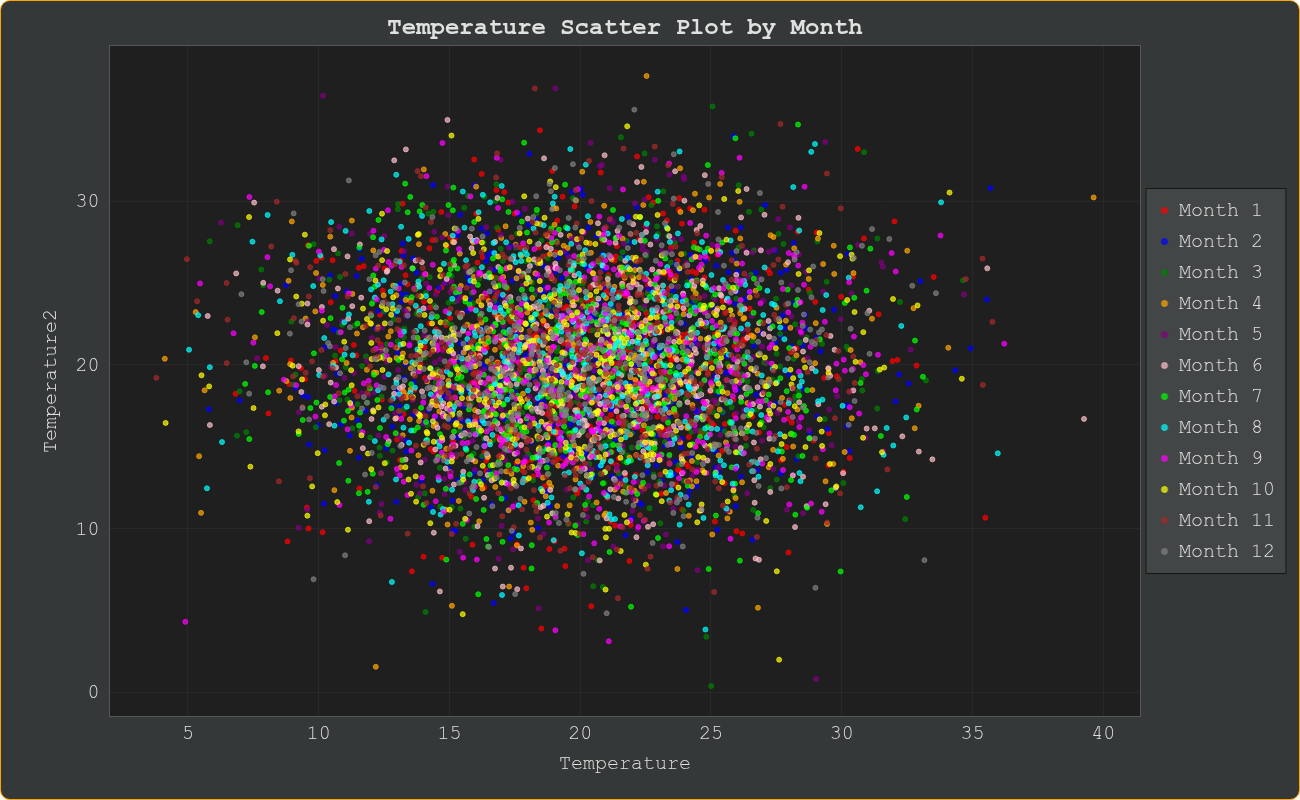

Python code for this plot:
from butils import *

import pandas as pd
import numpy as np
from bokeh.plotting import figure, show, output_notebook
from bokeh.models import ColumnDataSource, HoverTool, Legend, LegendItem

# output_notebook()

# Generate sample data
np.random.seed(42)
months = np.tile(np.arange(1, 13), 500)
temperature = np.random.normal(loc=20, scale=5, size=6000)
temperature2 = np.random.normal(loc=20, scale=5, size=6000)

data = pd.DataFrame({'Month': months, 'Temperature': temperature, 'Temperature2': temperature2})

# Define colors for months
colors = ["red", "blue", "green", "orange", "purple", "pink", "lime", "cyan", "magenta", "yellow", "brown", "gray"]
month_colors = {month: color for month, color in zip(range(1, 13), colors)}

# Add a column to the dataframe with the color for each month
data['Color'] = data['Month'].map(month_colors)
data['hidden'] = np.ones(len(data)) * np.min(data['Temperature'])

# Create figure
p = figure(title="Temperature Scatter Plot by Month", x_axis_label="Temperature", y_axis_label="Temperature2", width=1300, height=800,**jk9)

# Store scatter renderers and legend items
scatter_renderers = []
# Plot each month separately
for month in data['Month'].unique():
    month_data = data[data['Month'] == month]
    source = ColumnDataSource(month_data)
    sc = p.scatter('Temperature', 'Temperature2', source=source, color=month_colors[month], size=5, alpha=0.7,legend_label=f"Month {month}")
    scatter_renderers.append(sc)

# Tooltip content
tltl = """<i>Temperature:</i> <b>@Temperature</b> <br> <i>Temperature2:</i> <b>@Temperature2</b><br> <i>Month:</i> <b>@Month</b>"""
p.add_tools(HoverTool(tooltips=hovfun(tltl), formatters={"@hidden": cusj()},mode="mouse",renderers = scatter_renderers))
add_extras(p,cross=0);

show(p)
save_plot(p, 'scatter_03')
